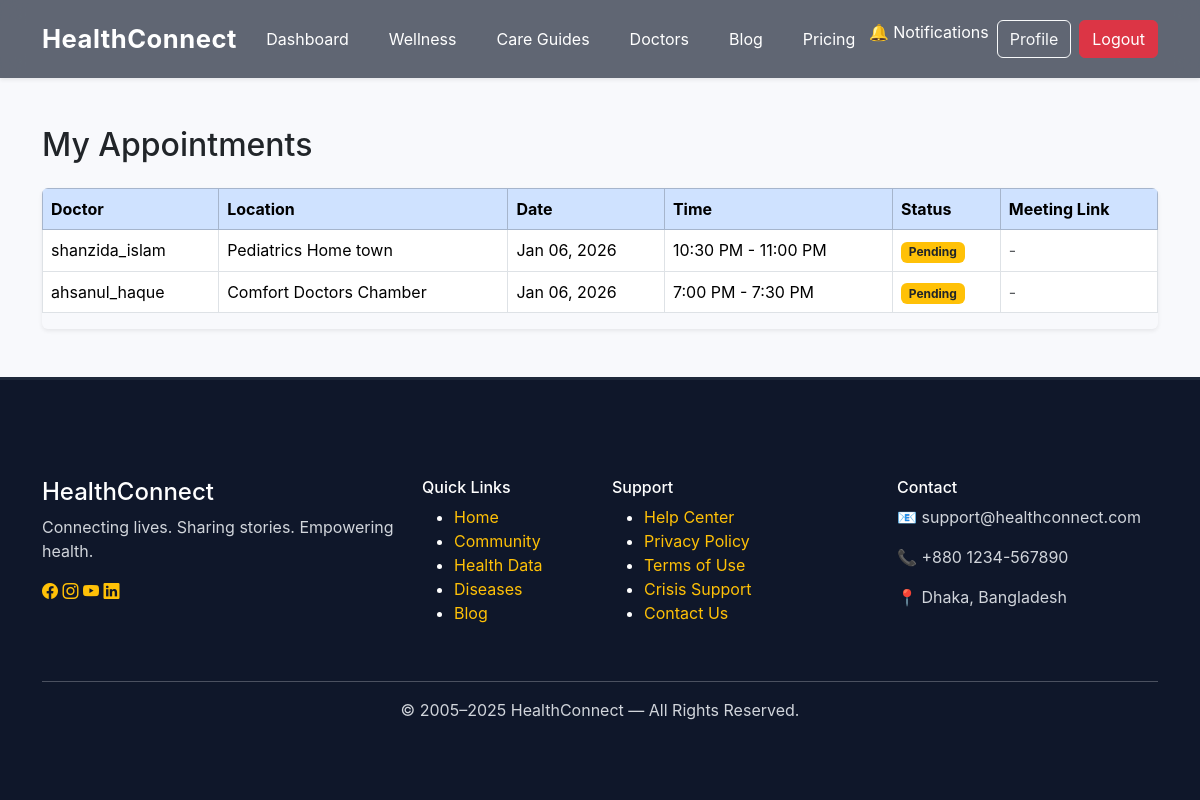
/appointments/patient/appointments/ (signed in), run on the app's committed database.
### appointments/models.py (models this page shows, shortened)
class Appointment(models.Model):
    patient = models.ForeignKey(CustomUser, on_delete=models.CASCADE, related_name="appointments")
    doctor = models.ForeignKey(CustomUser, on_delete=models.CASCADE, related_name="doctor_appointments")
    location = models.ForeignKey(DoctorLocation, on_delete=models.CASCADE)
    date = models.DateField()
    start_time = models.TimeField()
    end_time = models.TimeField()
    status = models.CharField(max_length=20, choices=APPOINTMENT_STATUS, default="pending")
    notes = models.TextField(blank=True, null=True)
    meeting_link = models.URLField(blank=True, null=True)
    created_at = models.DateTimeField(default=timezone.now)
    class Meta:
        unique_together = ("doctor", "location", "date", "start_time")

class DoctorLocation(models.Model):
    APPOINTMENT_TYPE = (
        ("offline", "Offline"),
        ("online", "Online"),
        ("both", "Online & Offline"),
    )
    doctor = models.ForeignKey(
        settings.AUTH_USER_MODEL,
        on_delete=models.CASCADE,
        related_name="doctor_locations"
    )
    name = models.CharField(max_length=150)
    address = models.TextField()
    days = models.CharField(max_length=100, help_text="Sun,Tue,Thu")
    start_time = models.TimeField()
    end_time = models.TimeField()
    appointment_type = models.CharField(max_length=20, choices=APPOINTMENT_TYPE)

### accounts/models.py (models this page shows, shortened)
class CustomUser(AbstractUser):
    role = models.CharField(
        max_length=20,
        choices=ROLE_CHOICES,
        default="patient"
    )
    doctor_license = models.CharField(
        max_length=50,
        blank=True,
        null=True
    )
    specialization = models.ManyToManyField(
        "Specialization",
        blank=True,
        help_text="Only for doctors"
    )
    hospital_name = models.CharField(
        max_length=150,
        blank=True,
        null=True
    )
    profile_pic = models.ImageField(
        upload_to="profiles/",
        blank=True,
        null=True
    )
    token_id = models.CharField(
        max_length=12,   # Adjust for future growth
        unique=True,
        blank=True,
        editable=False
    )

### appointments/views.py (the view)
# urls.py: path("patient/appointments/", views.my_appointments, name="my_appointments"),
@login_required
def my_appointments(request):
    appointments = request.user.appointments.order_by('-created_at')
    return render(request, 'appointments/my_appointments.html', {'appointments': appointments})

### blog/context_processors.py (called while the page is built)
def unread_notifications(request):
    if request.user.is_authenticated:
        return {
            "unread_count": request.user.notifications.filter(is_read=False).count()
        }
    return {"unread_count": 0}

### appointments/templates/appointments/my_appointments.html
{% extends "base.html" %}
{% block content %}
<div class="container py-5">
  <h2 class="mb-4">My Appointments</h2>
  {% if appointments %}
    <div class="table-responsive shadow-sm rounded">
      <table class="table table-hover table-bordered align-middle">
        <thead class="table-primary">
          <tr>
            <th>Doctor</th>
            <th>Location</th>
            <th>Date</th>
            <th>Time</th>
            <th>Status</th>
            <th>Meeting Link</th>
          </tr>
        </thead>
        <tbody>
          {% for appt in appointments %}
          <tr>
            <td>{{ appt.doctor.username }}</td>
            <td>{{ appt.location.name }}</td>
            <td>{{ appt.date|date:"M d, Y" }}</td>
            <td>{{ appt.start_time|time:"g:i A" }} - {{ appt.end_time|time:"g:i A" }}</td>
            <td>
              {% if appt.status == "pending" %}
                <span class="badge bg-warning text-dark">Pending</span>
              {% elif appt.status == "confirmed" %}
                <span class="badge bg-success">Confirmed</span>
              {% elif appt.status == "completed" %}
                <span class="badge bg-secondary">Completed</span>
              {% else %}
                <span class="badge bg-danger">Cancelled</span>
              {% endif %}
            </td>
            <td>
              {% if appt.meeting_link and appt.status == "confirmed" %}
                <a href="{{ appt.meeting_link }}" target="_blank" class="btn btn-sm btn-info fw-bold">Join</a>
              {% else %}
                <span class="text-muted">-</span>
              {% endif %}
            </td>
          </tr>
          {% endfor %}
        </tbody>
      </table>
    </div>
  {% else %}
    <div class="alert alert-info mt-3">
      You have no appointments yet.
    </div>
  {% endif %}
</div>
{% endblock %}

### static/css/style.css (style rules this page uses)
body { font-family: 'Inter', sans-serif; background: #f8f9fc; margin: 0; padding: 0; }
* { transition: 0.3s ease; }

### data on the page
Appointment: doctor.username "shanzida_islam", location.name "Pediatrics Home town", date "Jan 06, 2026", start_time "10:30 PM", end_time "11:00 PM", status "Pending"
Appointment: doctor.username "ahsanul_haque", location.name "Comfort Doctors Chamber", date "Jan 06, 2026", start_time "7:00 PM", end_time "7:30 PM", status "Pending"
